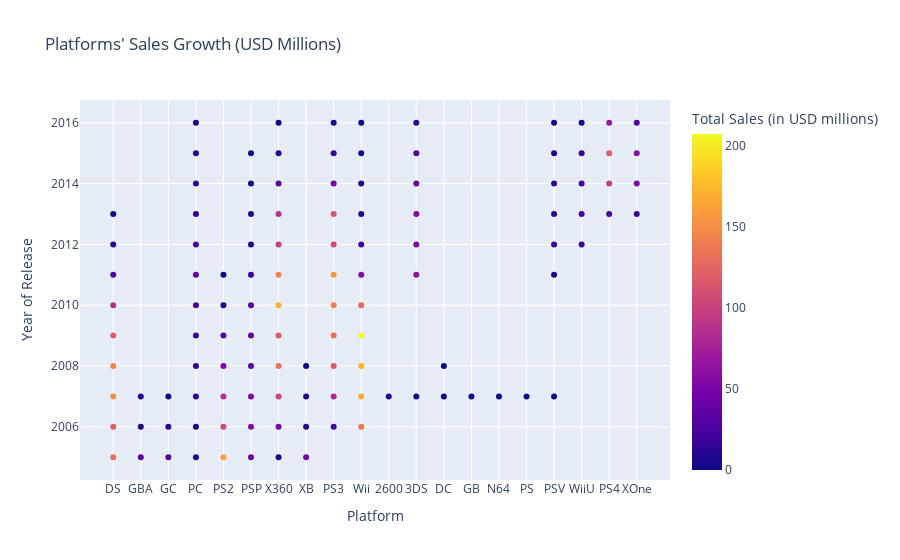

The cell this chart's notebook holds for it:
### Markdown cell above
Which platforms are leading in sales? Which ones are growing or shrinking? Select several potentially profitable platforms.

### Code cell
leading_sales = ice_data_filtered.groupby('platform')['total_sales'].sum().sort_values(ascending=False)
leading_sales = leading_sales.reset_index().rename(columns={0: 'platform', 'total_sales': 'total_sales'})
print(leading_sales)
sales_growth = ice_data_filtered.groupby(['year_of_release', 'platform'])['total_sales'].sum()
sales_growth = sales_growth.reset_index().rename(columns={0: 'year_of_release', 1: 'platform', 'total_sales': 'total_sales'})
sales_growth_chart = px.scatter(sales_growth,
                                x='platform',
                                y='year_of_release',
                                color='total_sales',
                                labels={
                                        'platform': 'Platform',
                                        'total_sales': 'Total Sales (in USD millions)',
                                        'year_of_release': 'Year of Release'},                              
                                        title="Platforms' Sales Growth (USD Millions)"
    
)

sales_growth_chart.show()

### Figure 1 — Plotly figure (JSON) as saved in the notebook; plotly's stock layout.template omitted (floating-point values rounded to 4 significant figures)
{"data": [{"hovertemplate": "Platform=%{x}<br>Year of Release=%{y}<br>Total Sales (in USD millions)=%{marker.color}<extra></extra>", "legendgroup": "", "marker": {"color": [130.1, 33.86, 27.62, 4.37, 161.0, 43.84, 8.25, 49.23, 119.8, 5.28, 11.26, 2.85, 106.5, 20.96, 55.32, 137.2, 51.62, 10.04, 10.5, 1.19, 0.02, 150.3, 1.03, 8.37, 2.17, 0.67, 13.04, 3.28, 84.48, 81.5, 50.64, 0.26, 169.1, 105.6, 5.63, 0.04, 145.3, 12.42, 51.39, 116.4, 34.56, 171.3, 134.2, 0.18, 119.5, 16.91, 28.91, 133.0, 38.58, 207.0, 121.3, 85.02, 24.28, 5.64, 142.2, 35.04, 128.0, 170.0, 63.2, 26.18, 35.03, 0.45, 156.8, 17.82, 4.63, 59.65, 143.8, 51.36, 11.01, 23.22, 107.4, 7.69, 16.19, 21.71, 17.56, 99.74, 56.57, 1.54, 12.38, 113.2, 25.99, 3.14, 10.59, 8.59, 21.65, 88.58, 18.96, 43.76, 13.28, 47.76, 100, 0.24, 11.9, 3.75, 22.03, 34.74, 54.07, 27.78, 8.52, 16.82, 118.9, 0.12, 6.25, 1.14, 16.35, 11.96, 60.14, 15.14, 5.25, 3.6, 69.25, 4.25, 0.18, 4.6, 1.52, 26.15], "coloraxis": "coloraxis", "symbol": "circle"}, "mode": "markers", "name": "", "orientation": "v", "showlegend": false, "type": "scatter", "x": ["DS", "GBA", "GC", "PC", "PS2", "PSP", "X360", "XB", "DS", "GBA", "GC", "PC", "PS2", "PS3", "PSP", "Wii", "X360", "XB", "2600", "3DS", "DC", "DS", "GB", "GBA", "GC", "N64", "PC", "PS", "PS2", "PS3", "PSP", "PSV", "Wii", "X360", "XB", "DC", "DS", "PC", "PS2", "PS3", "PSP", "Wii", "X360", "XB", "DS", "PC", "PS2", "PS3", "PSP", "Wii", "X360", "DS", "PC", "PS2", "PS3", "PSP", "Wii", "X360", "3DS", "DS", "PC", "PS2", "PS3", "PSP", "PSV", "Wii", "X360", "3DS", "DS", "PC", "PS3", "PSP", "PSV", "Wii", "WiiU", "X360", "3DS", "DS", "PC", "PS3", "PS4", "PSP", "PSV", "Wii", "WiiU", "X360", "XOne", "3DS", "PC", "PS3", "PS4", "PSP", "PSV", "Wii", "WiiU", "X360", "XOne", "3DS", "PC", "PS3", "PS4", "PSP", "PSV", "Wii", "WiiU", "X360", "XOne", "3DS", "PC", "PS3", "PS4", "PSV", "Wii", "WiiU", "X360", "XOne"], "xaxis": "x", "y": [2005, 2005, 2005, 2005, 2005, 2005, 2005, 2005, 2006, 2006, 2006, 2006, 2006, 2006, 2006, 2006, 2006, 2006, 2007, 2007, 2007, 2007, 2007, 2007, 2007, 2007, 2007, 2007, 2007, 2007, 2007, 2007, 2007, 2007, 2007, 2008, 2008, 2008, 2008, 2008, 2008, 2008, 2008, 2008, 2009, 2009, 2009, 2009, 2009, 2009, 2009, 2010, 2010, 2010, 2010, 2010, 2010, 2010, 2011, 2011, 2011, 2011, 2011, 2011, 2011, 2011, 2011, 2012, 2012, 2012, 2012, 2012, 2012, 2012, 2012, 2012, 2013, 2013, 2013, 2013, 2013, 2013, 2013, 2013, 2013, 2013, 2013, 2014, 2014, 2014, 2014, 2014, 2014, 2014, 2014, 2014, 2014, 2015, 2015, 2015, 2015, 2015, 2015, 2015, 2015, 2015, 2015, 2016, 2016, 2016, 2016, 2016, 2016, 2016, 2016, 2016], "yaxis": "y"}], "layout": {"coloraxis": {"colorbar": {"title": {"text": "Total Sales (in USD millions)"}}, "colorscale": [[0, "#0d0887"], [0.1111, "#46039f"], [0.2222, "#7201a8"], [0.3333, "#9c179e"], [0.4444, "#bd3786"], [0.5556, "#d8576b"], [0.6667, "#ed7953"], [0.7778, "#fb9f3a"], [0.8889, "#fdca26"], [1, "#f0f921"]]}, "legend": {"tracegroupgap": 0}, "title": {"text": "Platforms' Sales Growth (USD Millions)"}, "xaxis": {"anchor": "y", "domain": [0, 1], "title": {"text": "Platform"}}, "yaxis": {"anchor": "x", "domain": [0, 1], "title": {"text": "Year of Release"}}}}
